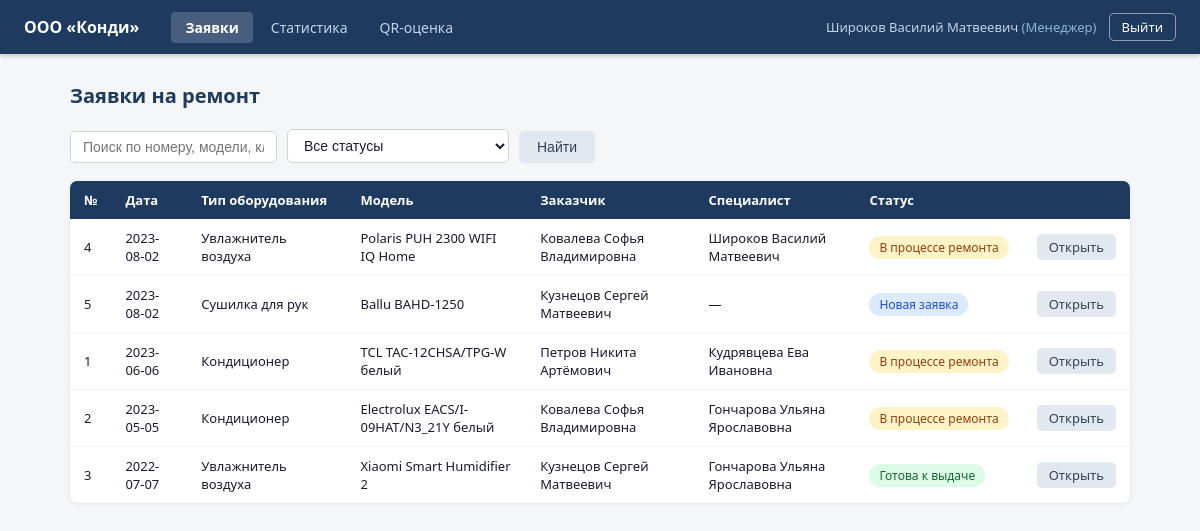
The app's page /dashboard (signed in) with its own data.
### tables this page shows
CREATE TABLE users (
            user_id   INTEGER PRIMARY KEY AUTOINCREMENT,
            fio       TEXT NOT NULL,
            phone     TEXT NOT NULL,
            login     TEXT UNIQUE NOT NULL,
            password  TEXT NOT NULL,
            role      TEXT NOT NULL CHECK(role IN (
                'Администратор', 'Менеджер', 'Оператор', 'Специалист', 'Заказчик'
            ))
        );

CREATE TABLE requests (
            request_id          INTEGER PRIMARY KEY AUTOINCREMENT,
            start_date          TEXT NOT NULL,
            climate_tech_type   TEXT NOT NULL,
            climate_tech_model  TEXT NOT NULL,
            problem_description TEXT NOT NULL,
            request_status      TEXT NOT NULL DEFAULT 'Новая заявка' CHECK(request_status IN (
                'Новая заявка', 'В процессе ремонта',
                'Ожидание комплектующих', 'Готова к выдаче', 'Завершена'
            )),
            completion_date TEXT,
            repair_parts    TEXT,
            master_id       INTEGER REFERENCES users(user_id),
            client_id       INTEGER NOT NULL REFERENCES users(user_id)
        );

### app.py (the view, shortened to what this page needs)
@app.route('/dashboard')
@login_required
def dashboard():
    conn = get_db()
    role = session['role']
    user_id = session['user_id']
    search = request.args.get('search', '').strip()
    filter_status = request.args.get('status', '').strip()
    query = '''
        SELECT r.*,
               u_client.fio AS client_fio,
               u_master.fio AS master_fio
        FROM requests r
        JOIN  users u_client ON r.client_id  = u_client.user_id
        LEFT JOIN users u_master ON r.master_id = u_master.user_id
        WHERE 1=1
    '''
    params = []
    if role == 'Заказчик':
        query += ' AND r.client_id = ?'
        params.append(user_id)
    elif role == 'Специалист':
        query += ' AND r.master_id = ?'
        params.append(user_id)
    if filter_status:
        query += ' AND r.request_status = ?'
        params.append(filter_status)
    query += ' ORDER BY r.start_date DESC'
    requests_list = conn.execute(query, params).fetchall()
    conn.close()
    statuses = [
        'Новая заявка', 'В процессе ремонта',
        'Ожидание комплектующих', 'Готова к выдаче', 'Завершена'
    ]
    return render_template(
        'dashboard.html',
        requests=requests_list,
        statuses=statuses,
        search=search,
        selected_status=filter_status
    )

### app.py (called while the page is built)
def get_db():
    conn = sqlite3.connect(DB_PATH)
    conn.row_factory = sqlite3.Row
    return conn

def login_required(f):
    @wraps(f)
    def wrapper(*args, **kwargs):
        if 'user_id' not in session:
            return redirect(url_for('login'))
        return f(*args, **kwargs)
    return wrapper

### templates/dashboard.html (shortened to what this page needs)
{% extends 'base.html' %}
{% block content %}
<div class="page-header">
    <h1 class="page-title">Заявки на ремонт</h1>
</div>
<form class="filters" method="GET">
    <input type="text" name="search" value="{{ search }}" placeholder="Поиск по номеру, модели, клиенту...">
    <select name="status">
        <option value="">Все статусы</option>
    </select>
    <button type="submit" class="btn btn-secondary">Найти</button>
</form>
<div class="table-wrap">
    <table>
        <thead>
            <tr>
                <th>№</th>
                <th>Дата</th>
                <th>Тип оборудования</th>
                <th>Модель</th>
                <th>Заказчик</th>
                <th>Специалист</th>
                <th>Статус</th>
                <th></th>
            </tr>
        </thead>
        <tbody>
        {% if requests %}
            {% for r in requests %}
            <tr>
                <td>{{ r.request_id }}</td>
                <td>{{ r.start_date }}</td>
                <td>{{ r.climate_tech_type }}</td>
                <td>{{ r.climate_tech_model }}</td>
                <td>{{ r.client_fio }}</td>
                <td>{{ r.master_fio or '—' }}</td>
                <td>
                    {% if r.request_status == 'Новая заявка' %}
                        <span class="badge badge-new">{{ r.request_status }}</span>
                    {% elif r.request_status == 'В процессе ремонта' %}
                        <span class="badge badge-process">{{ r.request_status }}</span>
                    {% elif r.request_status == 'Ожидание комплектующих' %}
                        <span class="badge badge-waiting">{{ r.request_status }}</span>
                    {% elif r.request_status == 'Готова к выдаче' %}
                        <span class="badge badge-ready">{{ r.request_status }}</span>
                    {% else %}
                        <span class="badge badge-done">{{ r.request_status }}</span>
                    {% endif %}
                </td>
                <td>
                    <a href="{{ url_for('request_detail', request_id=r.request_id) }}" class="btn btn-secondary btn-sm">Открыть</a>
                </td>
            </tr>
            {% endfor %}
        {% else %}
            <tr><td colspan="8" class="no-data">Заявки не найдены</td></tr>
        {% endif %}
        </tbody>
    </table>
</div>
{% endblock %}

### templates/base.html (shortened to what this page needs)
<!DOCTYPE html>
<html lang="ru">
<head>
    <link rel="stylesheet" href="{{ url_for('static', filename='css/style.css') }}">
</head>
<body>
{% if session.user_id %}
<header class="header">
    <div class="header-inner">
        <a href="{{ url_for('dashboard') }}" class="logo">ООО «Конди»</a>
        <nav class="nav">
            <a href="{{ url_for('dashboard') }}" class="nav-link {% if request.endpoint == 'dashboard' %}active{% endif %}">Заявки</a>
            {% if session.role in ('Администратор', 'Менеджер', 'Оператор') %}
            <a href="{{ url_for('statistics') }}" class="nav-link {% if request.endpoint == 'statistics' %}active{% endif %}">Статистика</a>
            {% endif %}
            <a href="{{ url_for('qr_page') }}" class="nav-link {% if request.endpoint == 'qr_page' %}active{% endif %}">QR-оценка</a>
        </nav>
        <div class="header-user">
            <span class="user-info">{{ session.fio }} <em>({{ session.role }})</em></span>
            <a href="{{ url_for('logout') }}" class="btn btn-sm btn-outline">Выйти</a>
        </div>
    </div>
</header>
{% endif %}
<main class="main">
    <div class="container">
        {% block content %}{% endblock %}
    </div>
</main>
</body>
</html>

### static/css/style.css (style rules this page uses)
*, *::before, *::after { box-sizing: border-box; margin: 0; padding: 0; }
body { font-family: 'Segoe UI', Tahoma, Geneva, Verdana, sans-serif; font-size: 14px; background: #f4f6f8; color: #1a1a2e; min-height: 100vh; }
a { color: #2563eb; text-decoration: none; }
.header { background: #1e3a5f; color: #fff; padding: 0 24px; height: 54px; display: flex; align-items: center; position: sticky; top: 0; z-index: 100; box-shadow: 0 2px 4px rgba(0,0,0,0.2); }
.header-inner { display: flex; align-items: center; gap: 32px; width: 100%; }
.logo { color: #fff; font-weight: 700; font-size: 16px; white-space: nowrap; text-decoration: none; }
.nav { display: flex; gap: 4px; flex: 1; }
.nav-link { color: #c5d5e8; padding: 6px 14px; border-radius: 4px; font-size: 14px; text-decoration: none; transition: background 0.15s, color 0.15s; }
.nav-link.active { background: rgba(255,255,255,0.18); color: #fff; font-weight: 600; }
.header-user { display: flex; align-items: center; gap: 12px; white-space: nowrap; }
.user-info { color: #c5d5e8; font-size: 13px; }
.user-info em { font-style: normal; color: #93b4d4; }
.main { padding: 28px 0; }
.container { max-width: 1100px; margin: 0 auto; padding: 0 20px; }
.page-header { display: flex; justify-content: space-between; align-items: center; margin-bottom: 20px; }
.page-title { font-size: 20px; font-weight: 600; color: #1e3a5f; }
.btn { display: inline-block; padding: 8px 18px; border-radius: 5px; font-size: 14px; font-weight: 500; cursor: pointer; border: none; text-decoration: none; transition: background 0.15s, opacity 0.15s; white-space: nowrap; }
.btn-outline { background: transparent; color: #fff; border: 1px solid rgba(255,255,255,0.5); padding: 5px 14px; }
.btn-secondary { background: #e2e8f0; color: #334155; }
.btn-sm { padding: 4px 12px; font-size: 13px; }
.filters { display: flex; gap: 10px; margin-bottom: 18px; flex-wrap: wrap; align-items: flex-end; }
.filters input, .filters select { padding: 7px 12px; border: 1px solid #cbd5e1; border-radius: 5px; font-size: 14px; background: #fff; color: #1a1a2e; }
.table-wrap { overflow-x: auto; background: #fff; border-radius: 7px; box-shadow: 0 1px 4px rgba(0,0,0,0.08); }
table { width: 100%; border-collapse: collapse; }
thead th { background: #1e3a5f; color: #fff; padding: 10px 14px; text-align: left; font-weight: 600; font-size: 13px; white-space: nowrap; }
tbody tr { border-bottom: 1px solid #f1f5f9; }
tbody tr:last-child { border-bottom: none; }
tbody td { padding: 10px 14px; font-size: 13px; vertical-align: middle; }
.badge { display: inline-block; padding: 3px 10px; border-radius: 20px; font-size: 12px; font-weight: 500; white-space: nowrap; }
.badge-new { background: #dbeafe; color: #1d4ed8; }
.badge-process { background: #fef3c7; color: #92400e; }
.badge-ready { background: #dcfce7; color: #166534; }

### records on screen
users: fio "Широков Василий Матвеевич", role "Менеджер"
requests: request_id "4", start_date "2023-08-02", climate_tech_type "Увлажнитель воздуха", climate_tech_model "Polaris PUH 2300 WIFI IQ Home", client_fio "Ковалева Софья Владимировна", fio "Широков Василий Матвеевич", request_status "В процессе ремонта"
requests: request_id "5", start_date "2023-08-02", climate_tech_type "Сушилка для рук", climate_tech_model "Ballu BAHD-1250", client_fio "Кузнецов Сергей Матвеевич", master_fio "—", request_status "Новая заявка"
requests: request_id "1", start_date "2023-06-06", climate_tech_type "Кондиционер", climate_tech_model "TCL TAC-12CHSA/TPG-W белый", client_fio "Петров Никита Артёмович", fio "Кудрявцева Ева Ивановна", request_status "В процессе ремонта"
requests: request_id "2", start_date "2023-05-05", climate_tech_type "Кондиционер", climate_tech_model "Electrolux EACS/I-09HAT/N3_21Y белый", client_fio "Ковалева Софья Владимировна", fio "Гончарова Ульяна Ярославовна", request_status "В процессе ремонта"
requests: request_id "3", start_date "2022-07-07", climate_tech_type "Увлажнитель воздуха", climate_tech_model "Xiaomi Smart Humidifier 2", client_fio "Кузнецов Сергей Матвеевич", fio "Гончарова Ульяна Ярославовна", request_status "Готова к выдаче"
